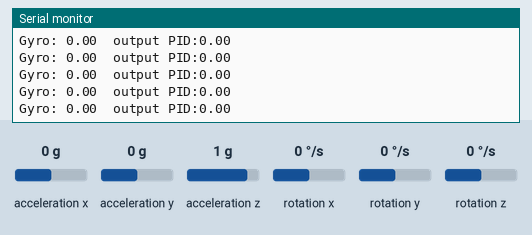
This sketch was run on a simulated Arduino Uno, built with avr-gcc and run on an emulated ATmega328P. Parts: the last lines printed to the serial monitor. Inputs (shaded band) come from the test bench; at power-on: rotation z 0 °/s, acceleration x 0 g, acceleration y 0 g, acceleration z 1 g, rotation x 0 °/s, rotation y 0 °/s.

Above: at 3.2 s.
3.3 s: rotation z set to -100 °/s
At 4.3 s:
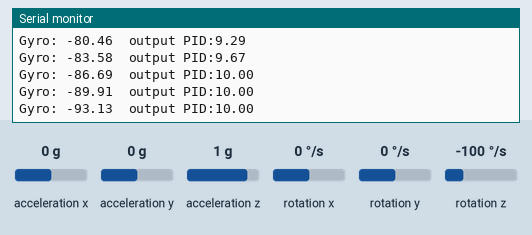
6.3 s: rotation z set to 100 °/s
At 7.1 s:
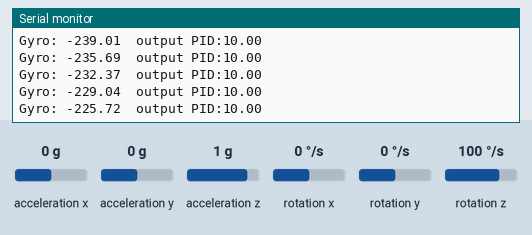
9.3 s: rotation z set to -192 °/s
At 10.3 s:
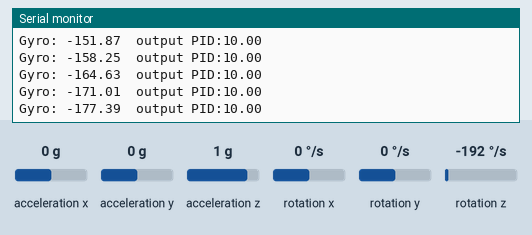
12.3 s: rotation z set to 0 °/s
At 13.0 s:
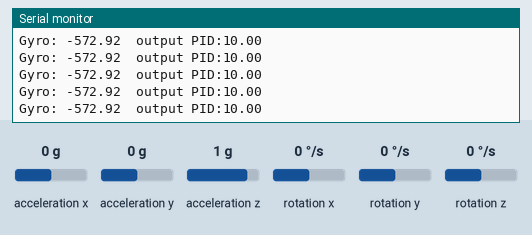
18.3 s: rotation z set to 192 °/s
At 18.8 s:
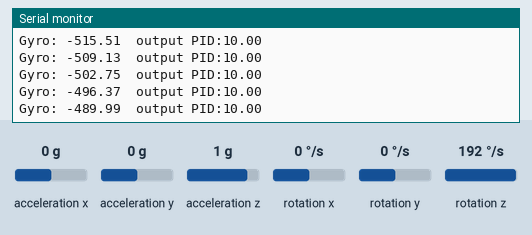
21.3 s: rotation z set to -14 °/s
At 21.9 s:
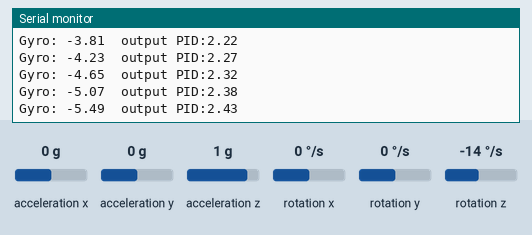
Timing chart, 0 to 24.3 s (numbered marks = the images above; inputs shaded):
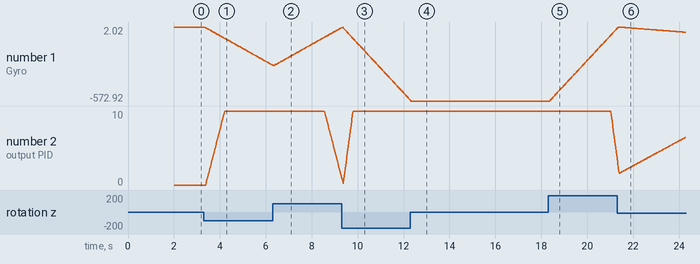

The sketch:

PID_IMU_test.ino
```cpp
/*
   AutoPID BasicTempControl Example Sketch

   This program reads a dallas temperature probe as input, potentiometer as setpoint, drives an analog output.
   It lights an LED when the temperature has reached the setpoint.
*/
#include <AutoPID.h>
#include "Wire.h"
#include <MPU6050_light.h>

MPU6050 mpu(Wire);
float angle;
long timer = 0;
//pid settings and gains
#define OUTPUT_MIN -10
#define OUTPUT_MAX 10
#define KP .12
#define KI .0003
#define KD 0

double gyro, setPoint, outputVal;

//input/output variables passed by reference, so they are updated automatically
AutoPID myPID(&gyro, &setPoint, &outputVal, OUTPUT_MIN, OUTPUT_MAX, KP, KI, KD);

void setup() {
  Serial.begin(9600);
  Wire.begin();

  byte status = mpu.begin();
  Serial.print(F("MPU6050 status: "));
  Serial.println(status);
  while(status!=0){ } // stop everything if could not connect to MPU6050

  Serial.println(F("Calculating offsets, do not move MPU6050"));
  delay(1000);
  mpu.calcOffsets(true,true); // gyro and accelero
  Serial.println("Done!\n");

  myPID.setTimeStep(10);

}//void setup


void loop() {
  mpu.update();
  setPoint = 0;
  myPID.run(); //call every loop, updates automatically at certain time interval
  gyro = mpu.getAngleZ();
  Serial.print("Gyro: "); Serial.print(gyro); Serial.print("\t");
  Serial.print("output PID:"); Serial.println(outputVal);
}//void loop
```

Measured:
- after the input at 3.3 s, the serial monitor: prints a new line after 0.08 s (image 1)
- after the input at 18.3 s, the serial monitor: prints a new line after 0.09 s (image 5)
- plotted number 1: 0 → -292.17 after the input at 3.3 s, -572.92 → -9.54 after the input at 18.3 s
- plotted number 2: 0 → 10 after the input at 3.3 s, 10 → 3.68 after the input at 18.3 s
